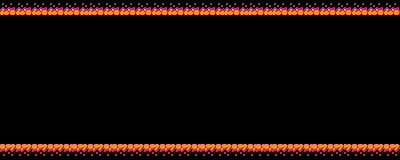

Below is a game level as drawn by its tile map, then a one-line description and the .tmx that defines it (tile-layer data replaced by summaries):
An orthogonal 50x20 tile map with 8x8 px tiles, 1 tile layer (Tile Layer 1).

<map version="1.0" orientation="orthogonal" renderorder="right-down" width="50" height="20" tilewidth="8" tileheight="8" nextobjectid="1">
 <tileset firstgid="1" source="mega_tiles/megacommando.tsx" />
 <layer name="Tile Layer 1" width="50" height="20">
  <data>[1000 cells, 200 non-empty, 16 distinct tile ids]</data>
 </layer>
</map>
